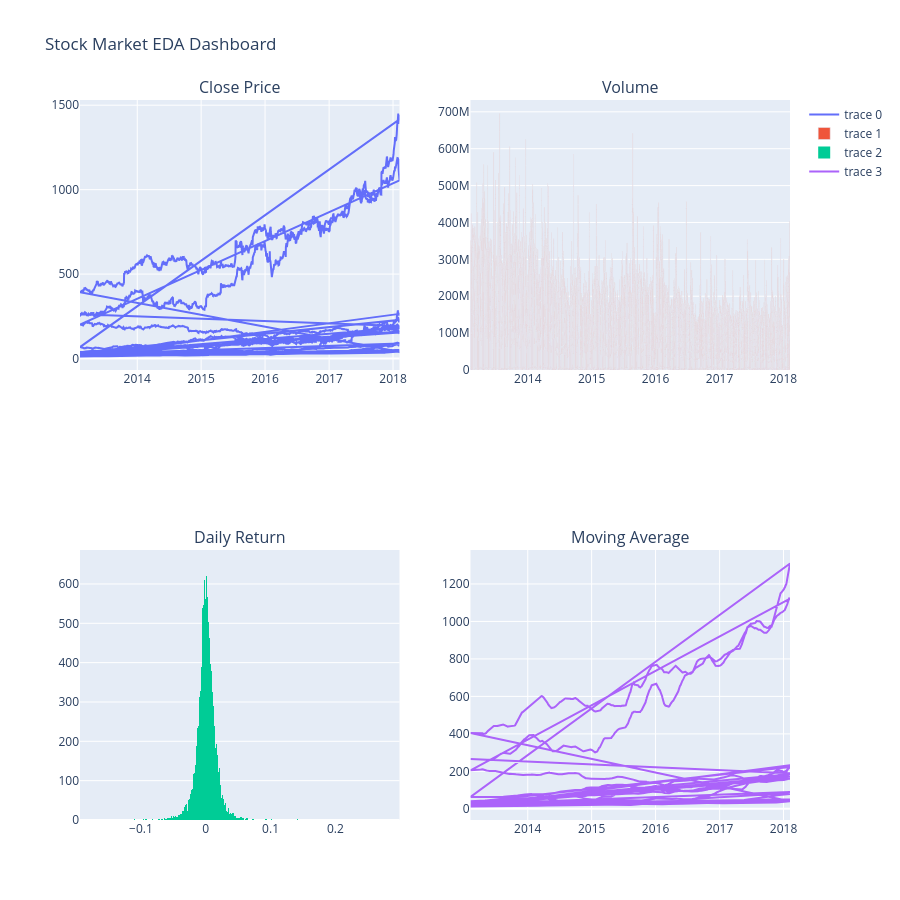

Write notebook code for a chart like this one.
### Markdown cell above
## Comprehensive Stock Market Performance Dashboard

### Code cell
fig = make_subplots(
    rows=2,
    cols=2,
    subplot_titles=(
        'Close Price',
        'Volume',
        'Daily Return',
        'Moving Average'
    )
)

fig.add_trace(
    go.Scatter(x=df['date'], y=df['close']),
    row=1,col=1
)

fig.add_trace(
    go.Bar(x=df['date'], y=df['volume']),
    row=1,col=2
)

fig.add_trace(
    go.Histogram(x=df['daily_return']),
    row=2,col=1
)

fig.add_trace(
    go.Scatter(x=df['date'], y=df['ma_30']),
    row=2,col=2
)

fig.update_layout(
    height=900,
    title='Stock Market EDA Dashboard'
)

fig.show()

### Figure 1 — Plotly figure (JSON) as saved in the notebook; plotly's stock layout.template omitted (floating-point values rounded to 4 significant figures; data arrays with more than 128 entries replaced by an {"elided": "..."} marker saying what was removed)
{"data": [{"type": "scatter", "x": {"elided": "15761 str values"}, "xaxis": "x", "y": {"elided": "15761 float values"}, "yaxis": "y"}, {"type": "bar", "x": {"elided": "15761 str values"}, "xaxis": "x2", "y": {"elided": "15761 int values"}, "yaxis": "y2"}, {"type": "histogram", "x": {"elided": "15761 float values"}, "xaxis": "x3", "yaxis": "y3"}, {"type": "scatter", "x": {"elided": "15761 str values"}, "xaxis": "x4", "y": {"elided": "15761 float values"}, "yaxis": "y4"}], "layout": {"annotations": [{"font": {"size": 16}, "showarrow": false, "text": "Close Price", "x": 0.225, "xanchor": "center", "xref": "paper", "y": 1, "yanchor": "bottom", "yref": "paper"}, {"font": {"size": 16}, "showarrow": false, "text": "Volume", "x": 0.775, "xanchor": "center", "xref": "paper", "y": 1, "yanchor": "bottom", "yref": "paper"}, {"font": {"size": 16}, "showarrow": false, "text": "Daily Return", "x": 0.225, "xanchor": "center", "xref": "paper", "y": 0.375, "yanchor": "bottom", "yref": "paper"}, {"font": {"size": 16}, "showarrow": false, "text": "Moving Average", "x": 0.775, "xanchor": "center", "xref": "paper", "y": 0.375, "yanchor": "bottom", "yref": "paper"}], "height": 900, "title": {"text": "Stock Market EDA Dashboard"}, "xaxis": {"anchor": "y", "domain": [0, 0.45]}, "xaxis2": {"anchor": "y2", "domain": [0.55, 1]}, "xaxis3": {"anchor": "y3", "domain": [0, 0.45]}, "xaxis4": {"anchor": "y4", "domain": [0.55, 1]}, "yaxis": {"anchor": "x", "domain": [0.625, 1]}, "yaxis2": {"anchor": "x2", "domain": [0.625, 1]}, "yaxis3": {"anchor": "x3", "domain": [0, 0.375]}, "yaxis4": {"anchor": "x4", "domain": [0, 0.375]}}}
